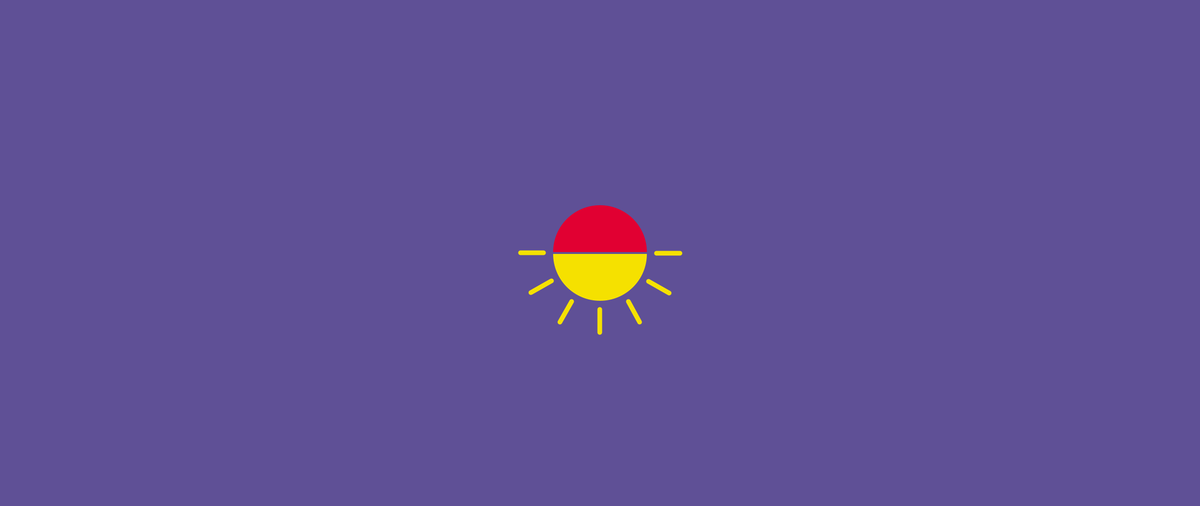
Frame 1 (no input)
Frame 2 (the mouse pressed at the canvas centre, redrawn once): identical to frame 1, image omitted

The Processing sketch that drew this single still picture (run headless with seeded random() and noise(); the mouse was pressed at the canvas centre and the sketch redrawn once):

// Processing sketch: from_dusk_till_dawn
// ── from_dusk_till_dawn.pde
// Manuale di Programmazione Cinematografica
// Daniele Olmisani, 2015

// From Dusk till Dawn

final color PAPER = color(95, 80, 150);
final color INK1 = color(225, 0, 50);
final color INK2 = color(245, 225, 0);

final int SIZE = 200;

final int RAYS = 7;
final int DELTA = 2;

void setup() {
  size(2560, 1080);
  noLoop();
}

void draw() {
  
  translate(width/2.0, height/2.0);
  
  background(PAPER);
  
  noStroke();
  
  fill(INK1);
  arc(0, -DELTA, SIZE, SIZE, -PI, 0, OPEN);
  
  fill(INK2);
  arc(0, +DELTA, SIZE, SIZE, 0, +PI, OPEN);
  
  stroke(INK2);
  strokeWeight(SIZE / 20);
  
  for (int i=0; i<RAYS; i++) {
    line(0.6*SIZE, 0, 0.6*SIZE+0.25*SIZE, 0);
    rotate(PI / (RAYS-1));
  }
  
  save("from-dusk-till-dawn.png");
}
